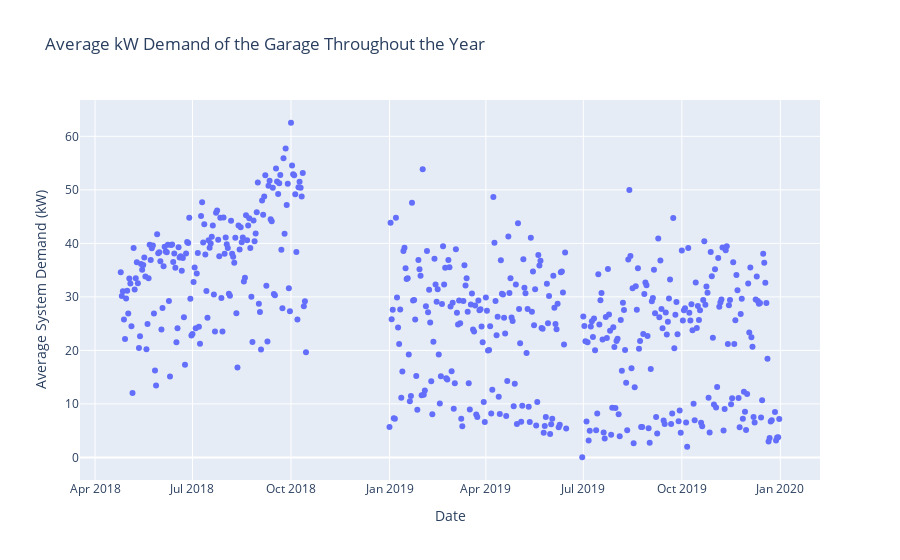

Notebook source saved alongside this figure:
### Code cell
import pandas as pd
import numpy as np
import plotly.graph_objects as go
import plotly.express as px
from datetime import datetime


df1 = pd.read_csv('acndata_sessions.csv')
# Load the extra data for 2019
df2 = pd.read_csv('MONTHS\CSV_2019\Combined.csv')  # use raw string for Windows paths

# Combine the datasets vertically
df = pd.concat([df1, df2], ignore_index=True)

df.dropna(subset=['sessionID', 'connectionTime', 'disconnectTime', 'doneChargingTime', 'kWhDelivered'], inplace=True)

for col in ['connectionTime', 'disconnectTime', 'doneChargingTime']:
    df[col] = pd.to_datetime(df[col], errors='coerce')

df.dropna(subset=['connectionTime', 'disconnectTime'], inplace=True)

df['charge_duration'] = (df['doneChargingTime'] - df['connectionTime']).dt.total_seconds() / 3600.0
df['connect_duration'] = (df['disconnectTime'] - df['connectionTime']).dt.total_seconds() / 3600.0

#df = df[(df['connect_duration'] > 0) & (df['connect_duration'] < 12)]


df['hour'] = (df['connectionTime'].dt.hour - 8) % 24


arrival_rate = df.groupby('hour').size()
avg_charge_duration = df.groupby('hour')['charge_duration'].mean()
avg_connect_duration = df.groupby('hour')['connect_duration'].mean()



df = df[df['charge_duration'] > 0]

df['power_output'] = df['kWhDelivered'] / df['charge_duration']


df_start = df[['connectionTime', 'power_output']].copy()
df_start.rename(columns={'connectionTime': 'timestamp'}, inplace=True)

df_end = df[['doneChargingTime', 'power_output']].copy()
df_end.rename(columns={'doneChargingTime': 'timestamp'}, inplace=True)
df_end['power_output'] = -df_end['power_output']


events_df = pd.concat([df_start, df_end]).sort_values('timestamp')

events_df['total_power'] = events_df['power_output'].cumsum()

events_df = events_df.set_index('timestamp')

daily_avg = events_df['total_power'].resample('D').mean().reset_index()


fig_demand = px.scatter(daily_avg,
                     x='timestamp',
                     y='total_power',
                     labels={'timestamp': 'Date', 'total_power': 'Average System Demand (kW)'},
                     title='Average kW Demand of the Garage Throughout the Year')
fig_demand.show()

### Figure 1 — Plotly figure (JSON) as saved in the notebook; plotly's stock layout.template omitted (floating-point values rounded to 4 significant figures; data arrays with more than 128 entries replaced by an {"elided": "..."} marker saying what was removed)
{"data": [{"hovertemplate": "Date=%{x}<br>Average System Demand (kW)=%{y}<extra></extra>", "legendgroup": "", "marker": {"color": "#636efa", "symbol": "circle"}, "mode": "markers", "name": "", "orientation": "v", "showlegend": false, "type": "scatter", "x": {"elided": "616 str values"}, "xaxis": "x", "y": {"elided": "616 float values"}, "yaxis": "y"}], "layout": {"legend": {"tracegroupgap": 0}, "title": {"text": "Average kW Demand of the Garage Throughout the Year"}, "xaxis": {"anchor": "y", "domain": [0, 1], "title": {"text": "Date"}}, "yaxis": {"anchor": "x", "domain": [0, 1], "title": {"text": "Average System Demand (kW)"}}}}
